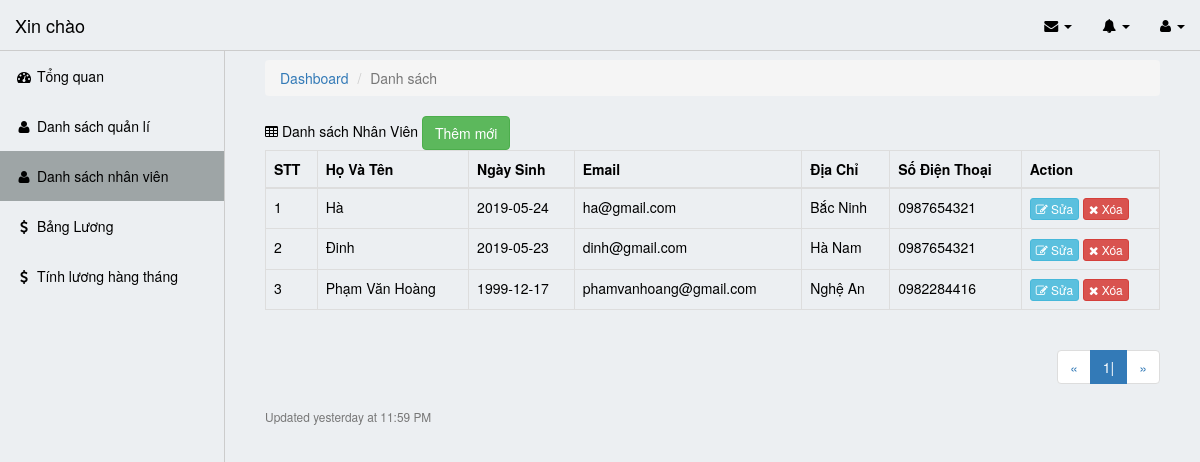
The page /admin/modules/nhanvien/index.php on the database its author committed.
### tables this page shows
CREATE TABLE `nhanvien` (
  `id` int(11) NOT NULL,
  `name` varchar(100) DEFAULT NULL,
  `email` varchar(100) DEFAULT NULL,
  `phone` char(15) DEFAULT NULL,
  `address` varchar(100) DEFAULT NULL,
  `password` varchar(50) DEFAULT NULL,
  `gioitinh` varchar(100) DEFAULT NULL,
  `birthday` date DEFAULT NULL,
  `congviec` varchar(255) NOT NULL
);

### libraries/Database.php (called while the page is built, shortened)
<?php
    class Database
    {
        public $link;
        public function __construct()
        {
            $this->link = mysqli_connect("127.0.0.1","root","","_user") or die ();
            mysqli_set_charset($this->link,"utf8");
        }
        public function countTable($table)
        {
            $sql = "SELECT id FROM  {$table}";
            $result = mysqli_query($this->link, $sql) or die("Lỗi Truy Vấn countTable----" .mysqli_error($this->link));
            $num = mysqli_num_rows($result);
            return $num;
        }
         public  function fetchJone($table,$sql ,$page = 0,$row ,$pagi = false )
        {
            $data = [];
            if ($pagi == true )
            {
                $total = $this->countTable($table);
                $sotrang = ceil($total / $row);
                $start = ($page - 1 ) * $row ;
                $sql .= " LIMIT $start,$row";
                $data = [ "page" => $sotrang];
                $result = mysqli_query($this->link,$sql) or die("Lỗi truy vấn fetchJone ---- " .mysqli_error($this->link));
            }
            else
            {
                $result = mysqli_query($this->link,$sql) or die("Lỗi truy vấn fetchJone ---- " .mysqli_error($this->link));
            }
            if( $result)
            {
                while ($num = mysqli_fetch_assoc($result))
                {
                    $data[] = $num;
                }
            }
            return $data;
        }
    }
?>

### admin/autoload/autoload.php (called while the page is built, shortened)
<?php
	require_once __DIR__. "/../../libraries/database.php";
	 $db = new database;
?>

### admin/modules/nhanvien/index.php (the view, shortened to what this page needs)
<?php
   require_once __DIR__. "/../../autoload/autoload.php";
   if (isset($_GET['page']))
   {
     $p = $_GET['page'];
   }
   else
   {
    $p=1;
   }
   $sql = "SELECT nhanvien.* FROM nhanvien ORDER BY ID DESC";
   $admin=$db->fetchJone('nhanvien',$sql,$p,4,true);
   if (isset($admin['page']))
   {
     $sotrang = $admin['page'];
     unset($admin['page']);
   }
?>
<?php
   require_once __DIR__. "/../../layouts/header.php";
?>
          <div class="content-wrapper">
    <div class="container-fluid">
      <ol class="breadcrumb">
        <li class="breadcrumb-item">
          <a href="#">Dashboard</a>
        </li>
        <li class="breadcrumb-item active">Danh sách </li>
      </ol>
      <div class="card mb-3">
        <div class="card-header">
          <i class="fa fa-table"></i> Danh sách Nhân Viên
          <a href="add.php" class="btn  btn-success">Thêm mới</a></div>
        <div class="card-body">
          <div class="table-responsive">
            <table class="table table-bordered" id="dataTable" width="100%" cellspacing="0">
              <thead>
                <tr>
                  <th>STT</th>
                  <th>Họ Và Tên</th>
                  <th>Ngày Sinh</th>
                  <th>Email</th>
                  <th>Địa Chỉ</th>
                  <th>Số Điện Thoại</th>
                  <th>Action</th>
                </tr>
              </thead>
              <tbody>
                <?php $stt =1; foreach ($admin as $item): ?>
                <tr>
                  <td><?php echo $stt?></td>
                  <td><?php echo $item['name']?></td>
                  <td><?php echo $item['birthday']?></td>
                  <td><?php echo $item['email']?></td>
                  <td><?php echo $item['address']?></td>
                  <td><?php echo $item['phone']?></td>
                  <td>
                      <a class="btn btn-xs btn-info" href="edit.php?id=<?php echo $item['id']?>"><i class="fa fa-edit"></i> Sửa</a>
                      <a class="btn btn-xs btn-danger" href="delete.php?id=<?php echo $item['id']?>"><i class="fa fa-times"></i> Xóa</a>
                  </td>
                </tr>
                 <?php $stt++ ;endforeach?>
              </tbody>
            </table>
            <div class="pull-right">
             <nav aria-label="Page navigation">
            <ul class="pagination">
              <li>
                <a href="#" aria-label="Previous">
                  <span aria-hidden="true">&laquo;</span>
                </a>
              </li>
              <?php for ($i=1; $i <= $sotrang  ; $i++):?>
                <?php
                if (isset($_GET['page']))
                {
                  $p =$_GET['page'];
                }
                else
              {
                $p=1;
              }
              ?>
              <li class="<?php echo ($i==$p)? 'active':''?>">
                <a href="?page=<?php echo $i;?>"><?php echo $i;?>|</a>
              </li>
              <?php endfor; ?>
              <li>
                <a href="#" aria-label="Next">
                  <span aria-hidden="true">&raquo;</span></a>
              </li>
            </ul>
            </nav>
          </div>
          </div>
          </div>
        </div>
        <div class="card-footer small text-muted">Updated yesterday at 11:59 PM</div>
      </div>
    </div>
<?php
   require_once __DIR__. "/../../layouts/footer.php";
?>

### public/admin/css/sb-admin.css (style rules this page uses)
body { margin-top: 100px; background-color: #222; }
@media (min-width:768px) { body { margin-top: 50px; } }

### rows shown on the page
nhanvien: name "Hà", birthday "2019-05-24", email "ha@gmail.com", address "Bắc Ninh", phone "0987654321"
nhanvien: name "Đinh", birthday "2019-05-23", email "dinh@gmail.com", address "Hà Nam", phone "0987654321"
nhanvien: name "Phạm Văn Hoàng", birthday "1999-12-17", email "phamvanhoang@gmail.com", address "Nghệ An", phone "0982284416"
